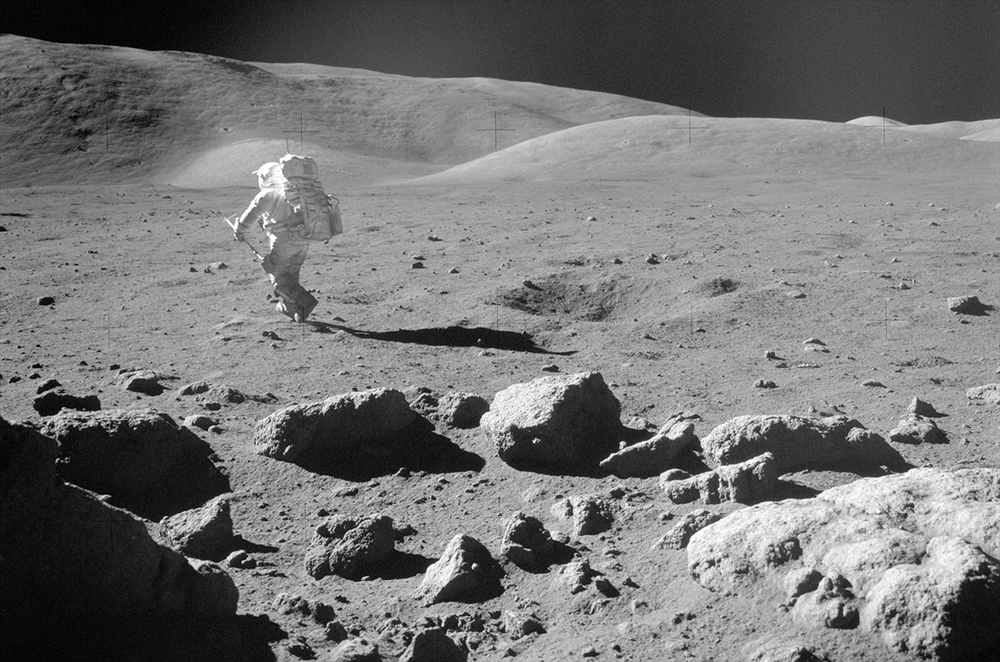
#> input picture DIP/Images/news-120712d-lg.png, 1000 x 662 px, shrunk from 1280 x 848 before the run, found by its file name
$ python Lab6_generateNoise.py
#> lines starting #> are read from the running program, lines starting #| are printed output that depends on the picture
#!/usr/bin/env python3
# -*- coding: utf-8 -*-
"""
Created on Thu Mar 11 22:38:08 2021

@author: Mads Dyrmann
"""

from pylab import *
from skimage.util import img_as_float
import matplotlib.pyplot as plt
from matplotlib.pyplot import imshow
import numpy as np
import imageio
plt.gray()


f = imageio.imread('news-120712d-lg.png')
#> f is the input picture: shape (662, 1000); min 0, max 255, mean 116.3
f = img_as_float(f)

# Vi laver et periodisk st�j-signal
A = .075  # Amplitude
[M, N] = f.shape
#> M = 662; N = 1000
l1 = 100;   k1 = 0
l2 = 71;    k2 = 71
l3 = 0;     k3 = 100
l4 = 71;    k4 = -71

n1 = np.empty(f.shape)  # allocate noise images
n2 = np.empty(f.shape)  # allocate noise images
n3 = np.empty(f.shape)  # allocate noise images
n4 = np.empty(f.shape)  # allocate noise images

for r in range(M):
    for s in range(N):
        n1[r, s] = A*sin(2*pi/M*(l1*r) + 2*pi/N*(k1*s))
        n2[r, s] = A*sin(2*pi/M*(l2*r) + 2*pi/N*(k2*s))
        n3[r, s] = A*sin(2*pi/M*(l3*r) + 2*pi/N*(k3*s))
        n4[r, s] = A*sin(2*pi/M*(l4*r) + 2*pi/N*(k4*s))
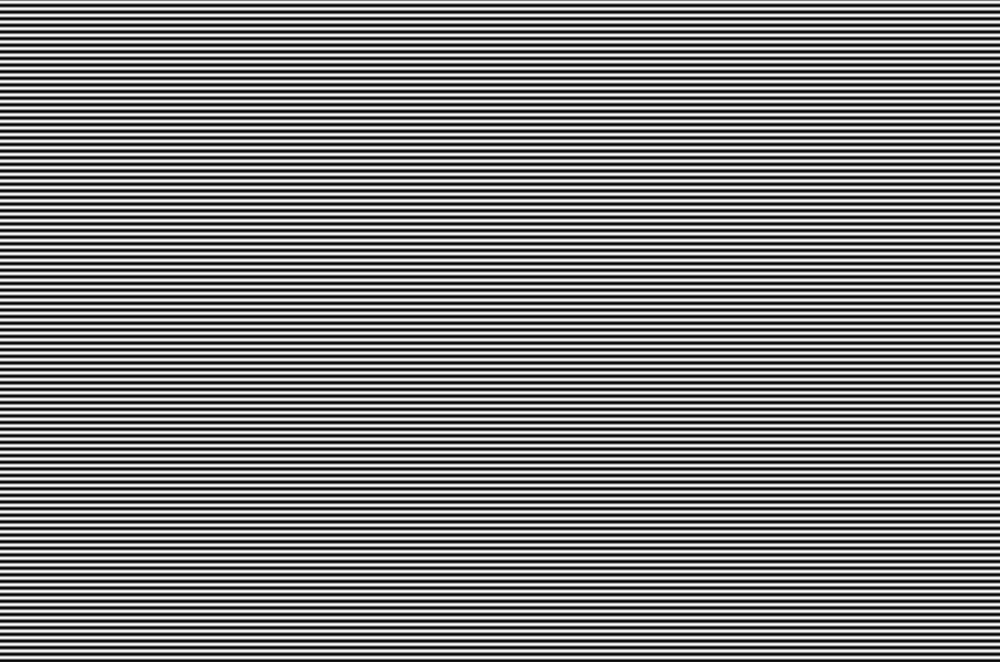
#> n1: shape (662, 1000) float64; min -0.075, max 0.075, mean 6.35e-18; drawn with min black and max white
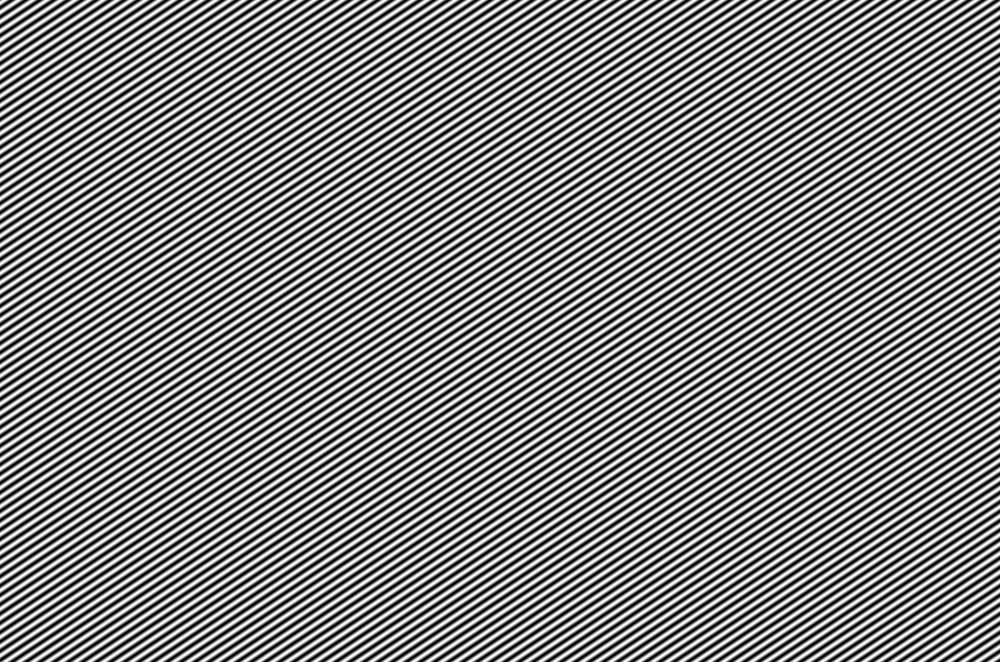
#> n2: shape (662, 1000) float64; min -0.075, max 0.075, mean 9.52e-20; drawn with min black and max white
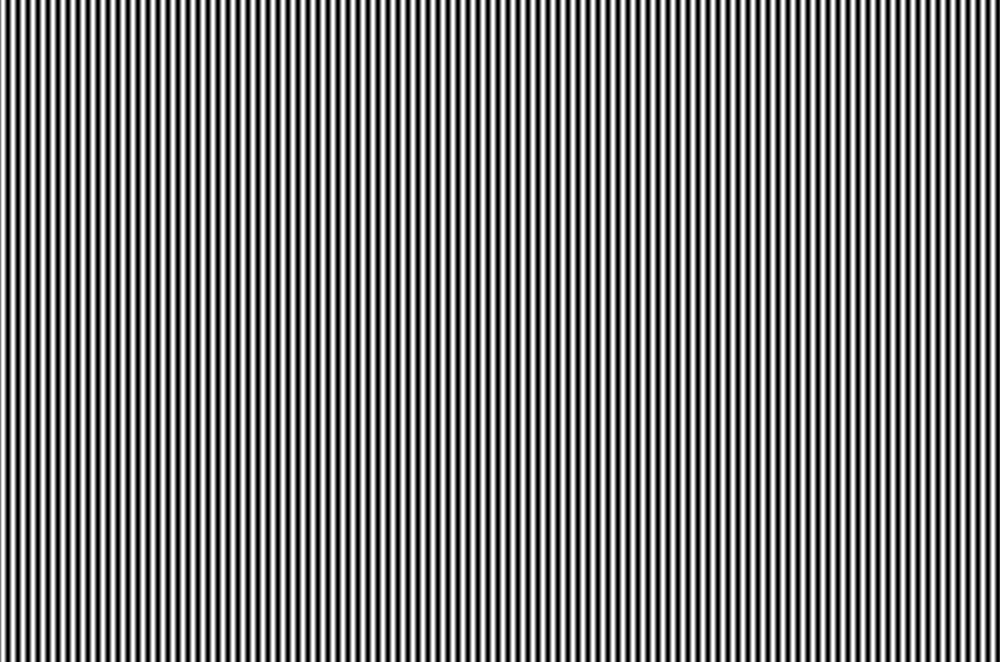
#> n3: shape (662, 1000) float64; min -0.0713, max 0.0713, mean 5.77e-18; drawn with min black and max white
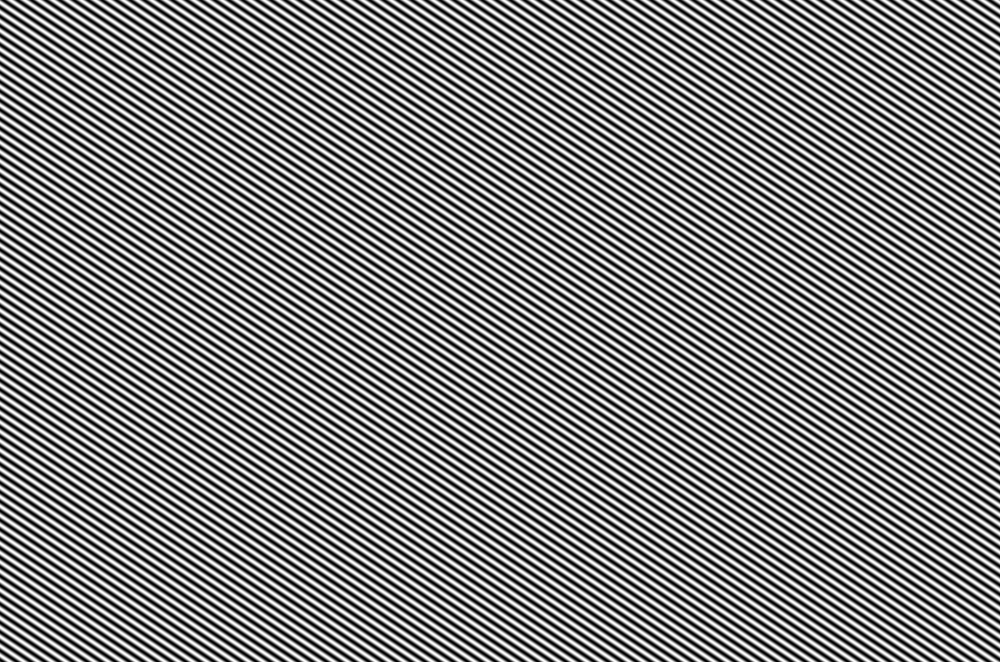
#> n4: shape (662, 1000) float64; min -0.075, max 0.075, mean -1.56e-20; drawn with min black and max white

n = n1+n2+n3+n4  # noise
fn = f+n  # image+ noise
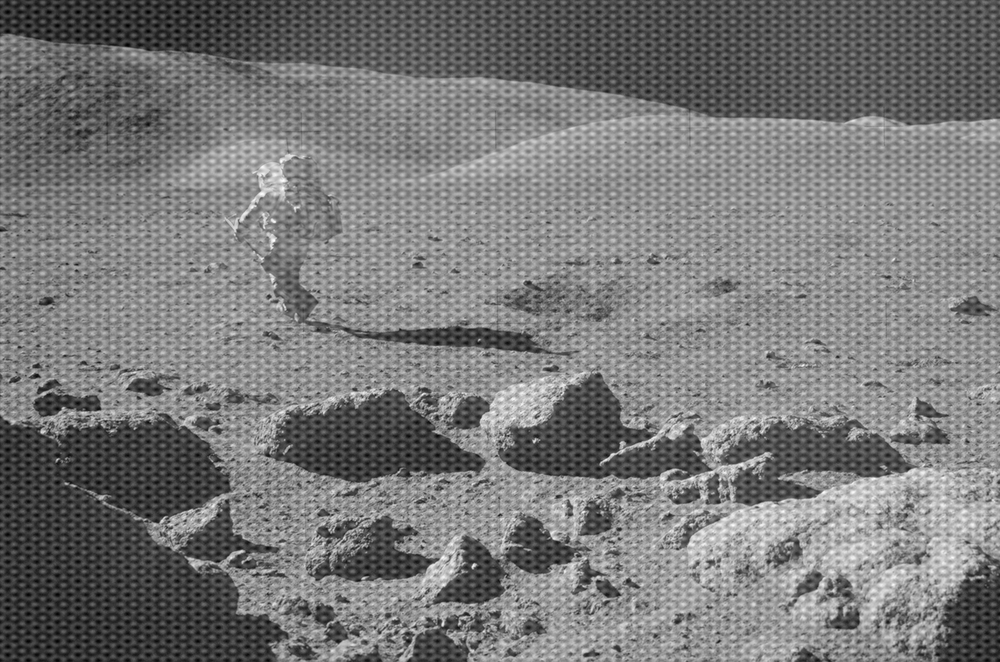
#> fn: shape (662, 1000) float64; min -0.276, max 1.26, mean 0.456; drawn with min black and max white

figure(), imshow(n), title('Periodisk støj')
figure(), imshow(fn), title('Periodisk støj i billede')

imageio.imwrite('noisy_spaceman.png', fn)
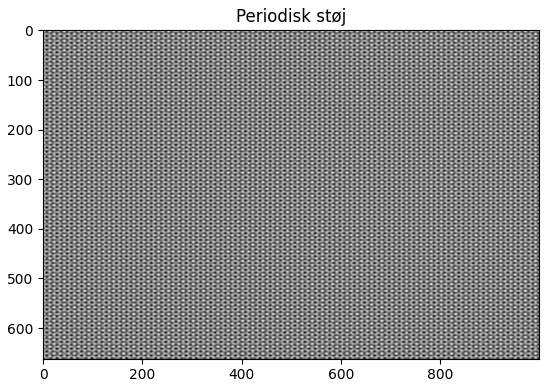
#> figure drawn by matplotlib, 1 panel

$ run again, with DIP/Images/X-ray_text.png copied over DIP/Images/news-120712d-lg.png
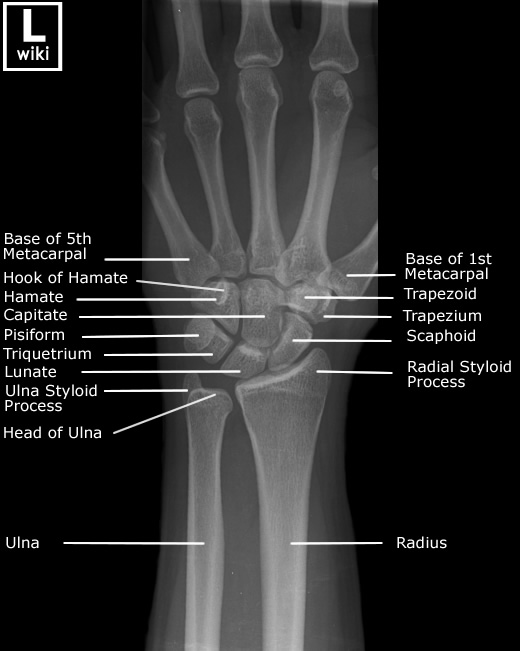
#> input picture DIP/Images/X-ray_text.png, 520 x 651 px, found by its file name
#> f is the input picture: shape (651, 520); min 0, max 255, mean 41.2
#> after the loop `for r in range(M):`:
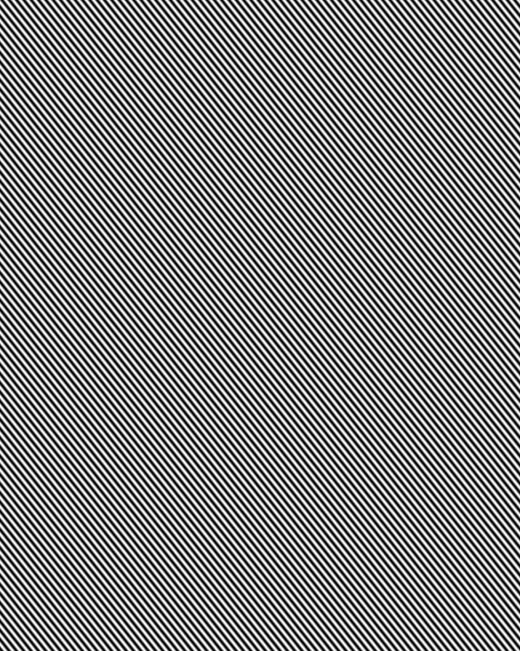
#> n4: shape (651, 520) float64; min -0.075, max 0.075, mean 3.78e-20; drawn with min black and max white
#> `imageio.imwrite('noisy_spaceman.png', fn)`:
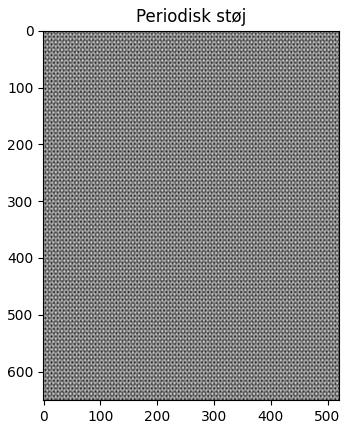
#> figure drawn by matplotlib, 1 panel

$ run again, with DIP/Images/astronaut_bw.png copied over DIP/Images/news-120712d-lg.png
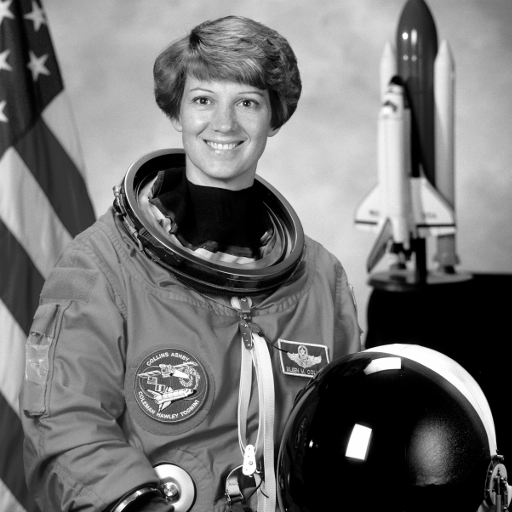
#> input picture DIP/Images/astronaut_bw.png, 512 x 512 px, found by its file name
#> f is the input picture: shape (512, 512); min 0, max 255, mean 114.6
#> after the loop `for r in range(M):`:
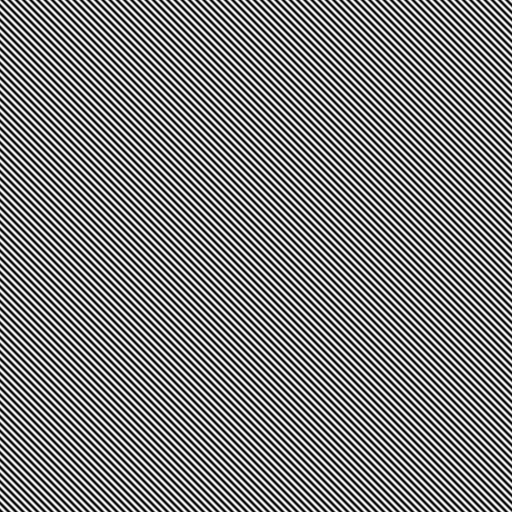
#> n4: shape (512, 512) float64; min -0.075, max 0.075, mean 3.85e-20; drawn with min black and max white
#> `imageio.imwrite('noisy_spaceman.png', fn)`:
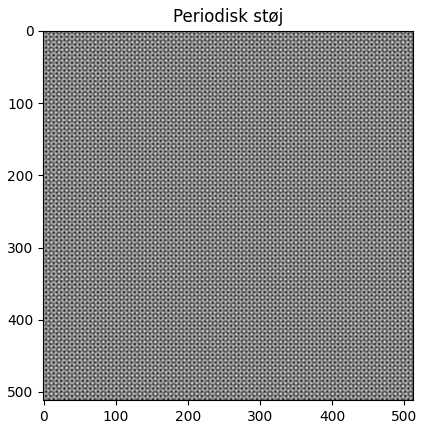
#> figure drawn by matplotlib, 1 panel
